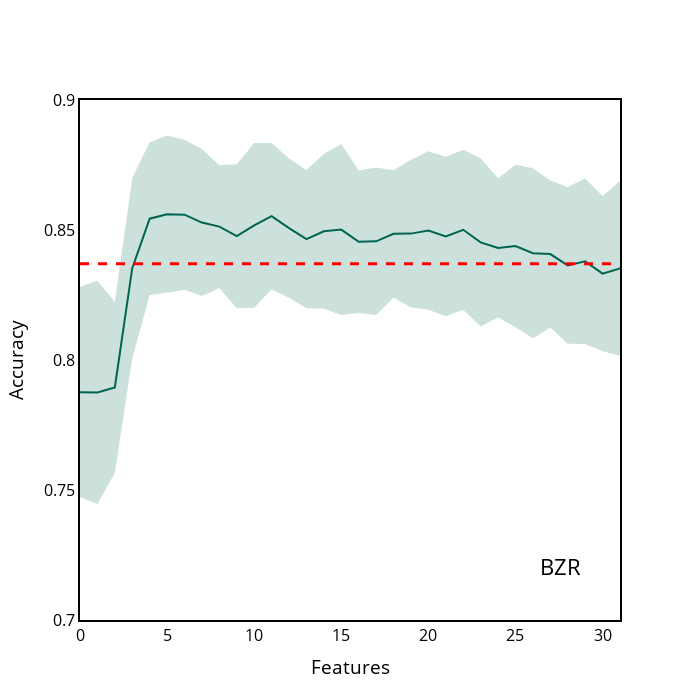

Notebook code for this chart:
### Code cell
BZR["y_upper"] = BZR["accuracy_contribution"] + BZR["accuracy_contribution_std"]
BZR["y_lower"] = BZR["accuracy_contribution"] - BZR["accuracy_contribution_std"]

x = BZR.index.tolist()
y = BZR["accuracy_contribution"].tolist()

y_upper = BZR["y_upper"].tolist()
y_lower = BZR["y_lower"].tolist()


fig = go.Figure([
    go.Scatter(
        x=x,
        y=y,
        line=dict(color='rgb(0,100,80)'),
        mode='lines'
    ),
    go.Scatter(
        x=x+x[::-1], # x, then x reversed
        y=y_upper+y_lower[::-1], # upper, then lower reversed
        fill='toself',
        fillcolor='rgba(0,100,80,0.2)',
        line=dict(color='rgba(255,255,255,0)'),
        hoverinfo="skip",
        showlegend=False
    )
])



# Update figure layout
fig.update_layout(title={'text':'BZR', 'y':0.2, 'x':0.8,'xanchor': 'center','yanchor': 'top'})
fig.update_layout(paper_bgcolor='white')
fig.update_layout(plot_bgcolor='white')
fig.update_yaxes(color='black')
fig.update_layout(
    yaxis = dict(
        title = "Accuracy",
        zeroline=True,
        showline = True,
        linecolor = 'black',
        mirror=True,
        linewidth = 2
    ),
    xaxis = dict(
        title = "Features",
        mirror=True,
        zeroline=True,
        showline = True,
        linecolor = 'black',
        linewidth = 2,
    ),
    width=700,
    height=700,
    font=dict(
    size=16,
    color="black")  
)
fig.update_layout(showlegend=False)
fig.update_layout(yaxis_range=[0.7,0.9])
fig.update_xaxes(showgrid=False, gridwidth=0.5, gridcolor='#e3e1e1')
fig.update_yaxes(showgrid=False, gridwidth=0.5, gridcolor='grey')
fig.update_traces(marker_line_color='black', marker_line_width=1.0, opacity=1.0)

fig.add_hline(y=0.837, line_width=3, line_dash="dash", line_color="red")


fig.show()

### Figure 1 — Plotly figure (JSON) as saved in the notebook; plotly's stock layout.template omitted (floating-point values rounded to 4 significant figures)
{"data": [{"line": {"color": "rgb(0,100,80)"}, "marker": {"line": {"color": "black", "width": 1}}, "mode": "lines", "opacity": 1, "type": "scatter", "x": [0, 1, 2, 3, 4, 5, 6, 7, 8, 9, 10, 11, 12, 13, 14, 15, 16, 17, 18, 19, 20, 21, 22, 23, 24, 25, 26, 27, 28, 29, 30, 31], "y": [0.7876, 0.7875, 0.7894, 0.8353, 0.8543, 0.8561, 0.8559, 0.8529, 0.8513, 0.8476, 0.8518, 0.8553, 0.8507, 0.8465, 0.8495, 0.8502, 0.8455, 0.8457, 0.8485, 0.8486, 0.8498, 0.8475, 0.8501, 0.8452, 0.8431, 0.8439, 0.8411, 0.8407, 0.8364, 0.838, 0.8332, 0.8352]}, {"fill": "toself", "fillcolor": "rgba(0,100,80,0.2)", "hoverinfo": "skip", "line": {"color": "rgba(255,255,255,0)"}, "marker": {"line": {"color": "black", "width": 1}}, "opacity": 1, "showlegend": false, "type": "scatter", "x": [0, 1, 2, 3, 4, 5, 6, 7, 8, 9, 10, 11, 12, 13, 14, 15, 16, 17, 18, 19, 20, 21, 22, 23, 24, 25, 26, 27, 28, 29, 30, 31, 31, 30, 29, 28, 27, 26, 25, 24, 23, 22, 21, 20, 19, 18, 17, 16, 15, 14, 13, 12, 11, 10, 9, 8, 7, 6, 5, 4, 3, 2, 1, 0], "y": [0.828, 0.8305, 0.8223, 0.87, 0.8837, 0.8863, 0.8847, 0.8812, 0.8749, 0.8753, 0.8835, 0.8834, 0.8775, 0.8731, 0.8793, 0.883, 0.8729, 0.874, 0.873, 0.8771, 0.8803, 0.8782, 0.8808, 0.8776, 0.8699, 0.8751, 0.8738, 0.869, 0.8666, 0.8698, 0.863, 0.8689, 0.8016, 0.8034, 0.8061, 0.8062, 0.8125, 0.8084, 0.8126, 0.8163, 0.8129, 0.8193, 0.8169, 0.8194, 0.8202, 0.8241, 0.8173, 0.8181, 0.8173, 0.8197, 0.8199, 0.824, 0.8272, 0.8201, 0.8199, 0.8277, 0.8246, 0.8271, 0.8258, 0.825, 0.8006, 0.7565, 0.7446, 0.7472]}], "layout": {"font": {"color": "black", "size": 16}, "height": 700, "paper_bgcolor": "white", "plot_bgcolor": "white", "shapes": [{"line": {"color": "red", "dash": "dash", "width": 3}, "type": "line", "x0": 0, "x1": 1, "xref": "x domain", "y0": 0.837, "y1": 0.837, "yref": "y"}], "showlegend": false, "title": {"text": "BZR", "x": 0.8, "xanchor": "center", "y": 0.2, "yanchor": "top"}, "width": 700, "xaxis": {"autorange": true, "gridcolor": "#e3e1e1", "gridwidth": 0.5, "linecolor": "black", "linewidth": 2, "mirror": true, "range": [0, 31], "showgrid": false, "showline": true, "title": {"text": "Features"}, "type": "linear", "zeroline": true}, "yaxis": {"color": "black", "gridcolor": "grey", "gridwidth": 0.5, "linecolor": "black", "linewidth": 2, "mirror": true, "range": [0.7, 0.9], "showgrid": false, "showline": true, "title": {"text": "Accuracy"}, "type": "linear", "zeroline": true}}}
